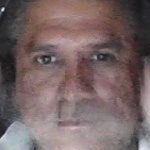
#> input picture Fotos/10104_12.jpg, 150 x 150 px, given in place of the camera
$ python Test_Evalacion_Recognition_FisherFaceRecognizer.py
#> lines starting #> are read from the running program, lines starting #| are printed output that depends on the picture; after the words box and inside, x2 and y2 are one past the last pixel; in counts of white or black regions, pixels touching at a corner belong together; long printed decimals are rounded
import cv2
import os

# Ruta al directorio de imágenes
dataPath = 'C:/Users/JesusOlier/source/repos/Python/ProyectoJave/Fotos/'
imagePaths = os.listdir(dataPath)
print('imagePaths=', imagePaths)

# Verificación de la disponibilidad de FisherFaceRecognizer
if not hasattr(cv2.face, 'FisherFaceRecognizer_create'):
    print("Error: FisherFaceRecognizer no está disponible en tu instalación de OpenCV.")
    exit()

# Creación del reconocedor de caras FisherFace
face_recognizer = cv2.face.FisherFaceRecognizer_create()

# Carga del modelo entrenado con manejo de excepciones
try:
    face_recognizer.read('modeloFisherFace.xml')
    print("Modelo cargado exitosamente.")
except Exception as e:
    print(f"Error al cargar el modelo: {e}")
    exit()

# Inicialización de la cámara
cap = cv2.VideoCapture(0, cv2.CAP_DSHOW)

# Establecer resolución de la cámara (opcional, para mejorar rendimiento)
cap.set(cv2.CAP_PROP_FRAME_WIDTH, 640)
cap.set(cv2.CAP_PROP_FRAME_HEIGHT, 480)

# Clasificador para detección de rostros
faceClassif = cv2.CascadeClassifier(cv2.data.haarcascades + 'haarcascade_frontalface_default.xml')

while True:
    ret, frame = cap.read()
#> frame is the input picture: shape (150, 150, 3); mean B, G, R 100.8, 100.7, 118
    if not ret:
        print("Error: No se pudo capturar la imagen desde la cámara.")
        break

    # Conversión de la imagen a escala de grises
    gray = cv2.cvtColor(frame, cv2.COLOR_BGR2GRAY)
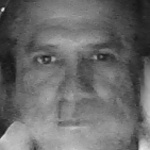
#> gray: shape (150, 150); min 22, max 229, mean 105.9
    auxFrame = gray.copy()

    # Detección de rostros en la imagen
    faces = faceClassif.detectMultiScale(gray, scaleFactor=1.1, minNeighbors=5, minSize=(30, 30))
#> faces = [[8, 8, 134, 134]]

    if len(faces) == 0:
        print("No se detectaron rostros.")
        continue

    for (x, y, w, h) in faces:
        print(f"Rostro detectado en: x={x}, y={y}, w={w}, h={h}")
        rostro = auxFrame[y:y+h, x:x+w]
        rostro = cv2.resize(rostro, (64, 64), interpolation=cv2.INTER_CUBIC)

        try:
            # Predicción del rostro usando el modelo FisherFace
            label, confidence = face_recognizer.predict(rostro)
            accuracy = 100 - confidence
            print(f"Predicción: Label={label}, Confianza={confidence}, Accuracy={accuracy}")
        except Exception as e:
            print(f"Error durante la predicción: {e}")
            continue

        # Mostrar el nombre del archivo y la precisión solo si es aceptable
        if accuracy >= 0 and label < len(imagePaths):
            label_text = f'{imagePaths[label]} - {accuracy:.2f}%'
            color = (0, 255, 0)  # Verde para predicciones confiables
        else:
            label_text = 'Desconocido'
            color = (0, 0, 255)  # Rojo para predicciones no confiables

        # Dibujar el rectángulo y el texto en la imagen
        cv2.putText(frame, label_text, (x, y - 25), 2, 1.1, color, 1, cv2.LINE_AA)
        cv2.rectangle(frame, (x, y), (x+w, y+h), color, 2)
#> this loop made 1 pass
#> (x, y, w, h, label, confidence, accuracy, label_text) on pass 1: (8, 8, 134, 134, 10104, 253.9, -153.9, 'Desconocido')
#| Rostro detectado en: x=8, y=8, w=134, h=134
#| Predicción: Label=10104, Confianza=253.901, Accuracy=-153.901
#> pass 1, `rostro = auxFrame[y:y+h, x:x+w]`:
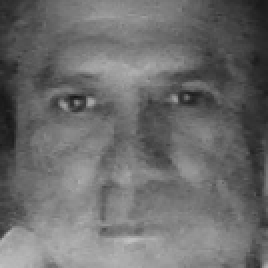
#> rostro: shape (134, 134) (shown 2 times larger); min 22, max 194, mean 108
#> after the loop:
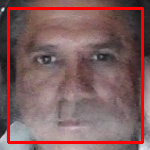
#> frame: shape (150, 150, 3); 7.13% of pixels changed, all inside (x1, y1, x2, y2) = (7, 7, 144, 144)

    # Mostrar el fotograma en la ventana
    cv2.imshow('frame', frame)

    # Presionar 'ESC' para salir
    k = cv2.waitKey(1)
#> (key Esc is pressed here)
    if k == 27:
        break

# Liberar la cámara y cerrar todas las ventanas
cap.release()
cv2.destroyAllWindows()

$ run again, on Fotos/10104_13.jpg
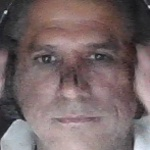
#> input picture Fotos/10104_13.jpg, 150 x 150 px, given in place of the camera
#> frame is the input picture: shape (150, 150, 3); mean B, G, R 103.5, 102.8, 118.9
#> faces = [[7, 11, 138, 138]]
#> the loop `for (x, y, w, h) in faces:` made 1 pass
#> (x, y, w, h, label, confidence, accuracy, label_text) on pass 1: (7, 11, 138, 138, 10104, 189.4, -89.39, 'Desconocido')
#> (printed output is left out)
#> pass 1, `rostro = auxFrame[y:y+h, x:x+w]`:
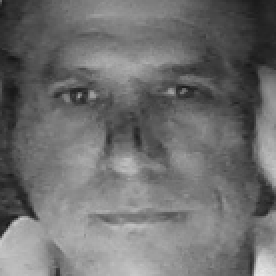
#> rostro: shape (138, 138) (shown 2 times larger); min 21, max 230, mean 110.7
#> after the loop `for (x, y, w, h) in faces:`:
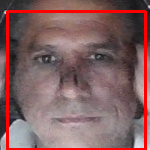
#> frame: shape (150, 150, 3); 6.72% of pixels changed, all inside (x1, y1, x2, y2) = (6, 10, 147, 150)
